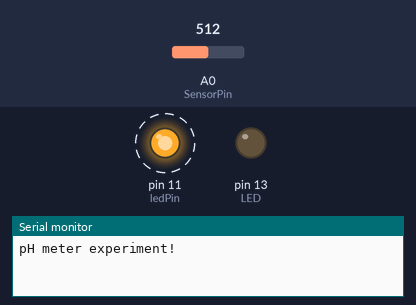
Bench run of a sketch on a simulated Arduino Uno, built with avr-gcc and run on an emulated ATmega328P. Parts: output pins drawn as LEDs (lit = HIGH), the last lines printed to the serial monitor. Dashed ring = blinking. Inputs (shaded band) come from the test bench; at power-on: A0 (SensorPin) = 512.

Above: at 0.1 s.
At 38.1 s:
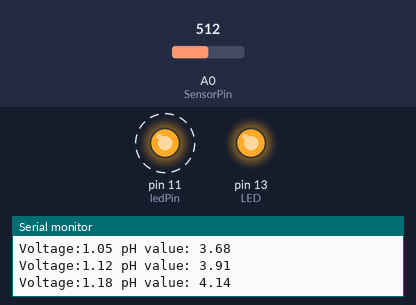
Timing chart, 0 to 40.0 s (numbered marks = the images above):
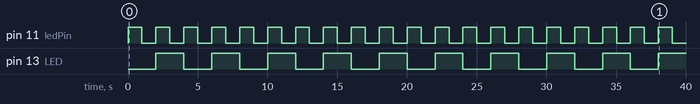

The sketch:

PH_CODE.ino
```cpp
//THIS IS THE ORIGINAL CODE FROM THE PREVIOUS STUDENTS FOR THE PH SENSOR
//Needs to be calibrated see testing code audrino document for how to do this
//SeaCan pH sensor sample Code. Contains code for 2 warning lights that flash when pH value is above/ below normal. Test with tap water and 3M KCL. If values or off, you need to recalibrate.
//Instructions on calibrating are at the DFRobot website. https://media.digikey.com/pdf/Data%20Sheets/DFRobot%20PDFs/SEN0161_SEN0169_Web.pdf
/*
 # This sample code is used to test the pH meter V1.0.
 # Editor : YouYou
 # Ver : 1.0
 # Product: analog pH meter
 # SKU : SEN0161
*/
#define SensorPin A0 //pH meter Analog output to Arduin
//o Analog Input 0
#define Offset 0.00 //deviation compensate
#define LED 13
#define samplingInterval 20
#define printInterval 200
#define ArrayLenth 40 //times of collection
int pHArray[ArrayLenth]; //Store the average value of the sensor
//feedback
int pHArrayIndex=0;

int ledPin = 11; //too acidic pH level
int ledPin2 = 13; //too basic pH level

void setup(void)
{
 pinMode (ledPin, OUTPUT);
 pinMode (ledPin2, OUTPUT);


 pinMode(LED,OUTPUT);
 Serial.begin(9600);
 Serial.println("pH meter experiment!"); //Test the serial monitor
}
void loop(void)
{


 static unsigned long samplingTime = millis();
 static unsigned long printTime = millis();
 static float pHValue,voltage;
if(pHValue < 6.5)  //if pH value goes below 6.5, light1 should flash as a warning. When pH goes back to normal, light will stop flashing.
{

  digitalWrite(ledPin, HIGH);
  delay(1000);
  digitalWrite(ledPin, LOW);
  delay(1000);
}
if(pHValue > 7.5) //if pH value goes above 7.5, light2 should flash as a warning. Light will stop when pH returns to normal.
{
  digitalWrite(ledPin2, HIGH);
  delay(1000);
  digitalWrite(ledPin2, LOW);
  delay(1000);
}


 if(millis()-samplingTime > samplingInterval)
 {
 pHArray[pHArrayIndex++]=analogRead(SensorPin);
 if(pHArrayIndex==ArrayLenth)pHArrayIndex=0;
 voltage = avergearray(pHArray, ArrayLenth)*5.0/1024;
 pHValue = 3.5*voltage+Offset;
 samplingTime=millis();
 }
 if(millis() - printTime > printInterval) //Every 800 milliseco
//nds, print a numerical, convert the state of the LED indicator
 {
 Serial.print("Voltage:");
 Serial.print(voltage,2);
 Serial.print(" pH value: ");
 Serial.println(pHValue,2);
 digitalWrite(LED,digitalRead(LED)^1);
 printTime=millis();
 }
}

double avergearray(int* arr, int number){
 int i;
 int max,min;
 double avg;
 long amount=0;
 if(number<=0){
 Serial.println("Error number for the array to avraging!/n");
 return 0;
 }
 if(number<5){ //less than 5, calculated directly statistics
 for(i=0;i<number;i++)
 {
 amount+=arr[i];
 }
 avg = amount/number;
 return avg;
 }else{
 if(arr[0]<arr[1]){
 min = arr[0];max=arr[1];
 }
 else{
 min=arr[1];max=arr[0];
 }
 for(i=2;i<number;i++){
 if(arr[i]<min){
 amount+=min; //arr<min
 min=arr[i];
 }else {
 if(arr[i]>max){
 amount+=max; //arr>max
 max=arr[i];
 }else{
 amount+=arr[i]; //min<=arr<=max
 }
 }//if
 }//for
 avg = (double)amount/(number-2);
 }//if
 return avg;
}
```

Measured:
- by itself, pin 11 (ledPin): alternates HIGH for 1.0 s and LOW for 1.0 s
- by itself, pin 13 (LED): alternates HIGH for 2.0 s and LOW for 2.0 s
- by itself, everything shown: repeats every 4.0 s, in 6 steps
